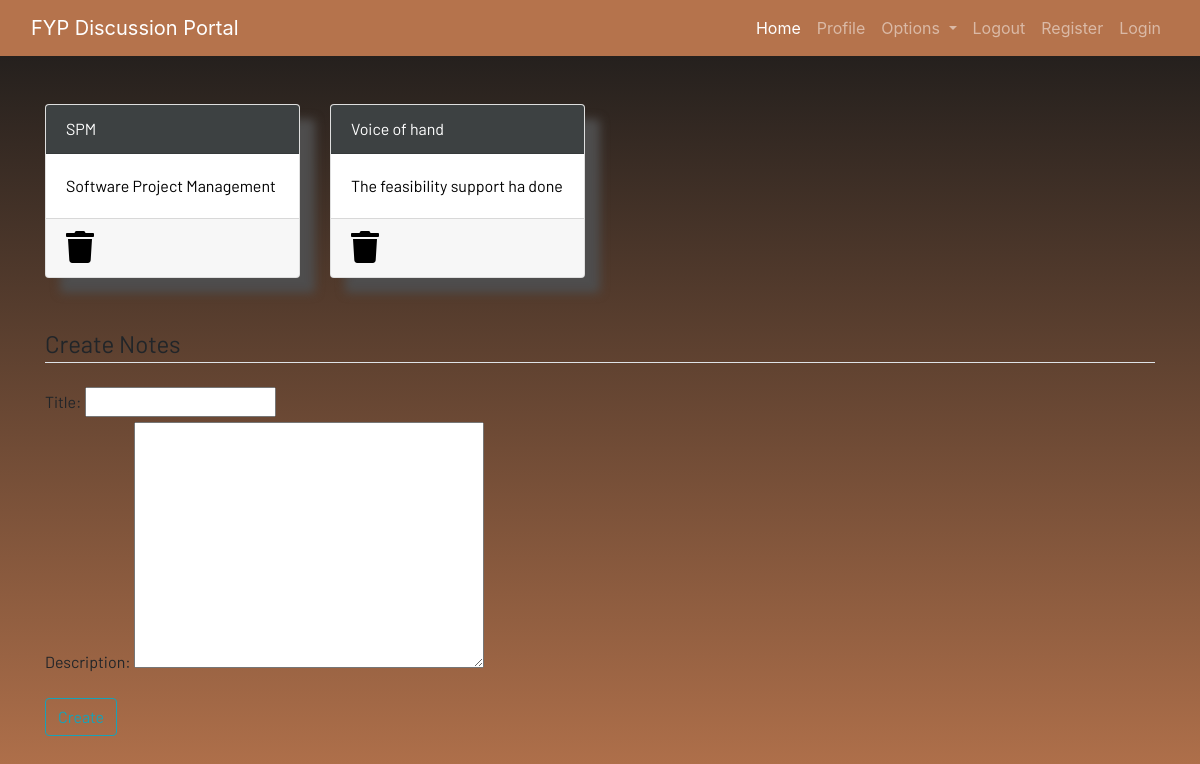
Screenshot of /notes (signed in) with the database file from the repository.
### dashboard/models.py (models this page shows, shortened)
class Notes(models.Model):
    user=models.ForeignKey(User,on_delete=models.CASCADE)
    title=models.CharField(max_length=200)
    description=models.TextField()
    class Meta:
        verbose_name = "notes"
        verbose_name_plural = "notes"

### dashboard/views.py (the view)
# urls.py: path('notes',views.notes, name="notes"),
def notes(request):
    if request.method=="POST":
        form=NotesForm(request.POST)
        if form.is_valid():
            notes=Notes(user=request.user,title=request.POST['title'],description=request.POST['description'])
            notes.save()
        messages.success(request,f"Notes added from {request.user.username} successfully")
    else:
        form=NotesForm
    notes=Notes.objects.filter(user=request.user)
    context={
        'notes': notes ,'form': form
    }
    return render(request,'dashboard/notes.html',context)

### dashboard/templates/dashboard/notes.html (shortened to what this page needs)
{% extends 'dashboard/base.html' %} {% load static %} {% block content %}
<div class="container">
  <div class="row">
    {% for note in notes %}
    <div class="col-md-3">
      <a href="{% url 'notes_detail' note.id %}">
        <div class="card">
          <div class="card-header">{{note.title}}</div>
          <div class="card-body">{{note.description |slice:"0:100"}}</div>
          <div class="card-footer mt-auto">
            <a href="{% url 'delete_note' note.id %}">
              <i class="fa fa-trash fa-2x"></i
            ></a>
          </div>
        </div>
      </a>
    </div>
    {% endfor %}
    <br /><br />
  </div>
</div>
<br /><br />
<div class="container">
  <form method="POST">
    <fieldset class="form-group">
      {{form}}
      <legend class="border-bottom mb-4">Create Notes</legend>
    </fieldset>
    <div class="form-group">
      <button href="" class="btn btn-outline-info" type="submit">Create</button>
    </div>
  </form>
</div>
{% endblock content %}

### static/css/main.css (style rules this page uses)
html { scroll-behavior: smooth; height: 100%; width: 100%; }
.card { box-shadow: 15px 15px 10px rgb(78, 77, 77); }
a { text-decoration: none !important; color: black; }
.card-header { color: white !important; background: rgb(61, 65, 66) !important; transition: 0.3s ease-in; }
html, body { max-width: 100%; overflow-x: hidden; height: 100%; width: 100%; }
body { background: linear-gradient(#1a1a1a, #b5734c); overflow-x: hidden; background-repeat: no-repeat; }
.card-header { background-color: rgb(42, 134, 255); }
.col-md-3 .card { width: 100%; height: 100%; }
.fa { color: black; }

### rows the page displays
Notes: title "SPM", description "Software Project Management"
Notes: title "Voice of hand", description "The feasibility support ha done"
